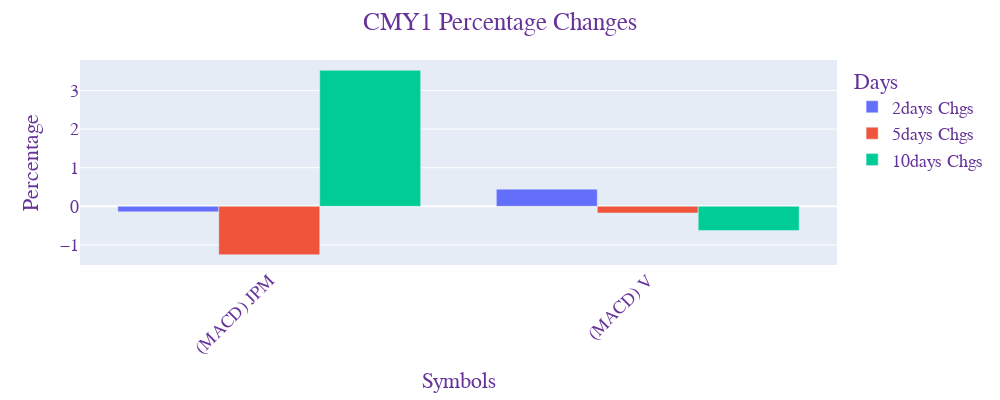

Notebook cell for this chart:
### Code cell
# arkxEtfLstBuyingRpt = ArkxEtfLstBuyingRpt(['ARKK','ARKF','ARKW','ARKQ','ARKX','ARKG'],[2,5,10])
arkxEtfLstBuyingRpt = ArkxEtfLstBuyingRpt(['CMY1'],[2,5,10])
arkxEtfLstBuyingRpt.createArkxEtfBuyingRpt()

### Figure 1 — Plotly figure (JSON) as saved in the notebook; plotly's stock layout.template omitted (floating-point values rounded to 4 significant figures)
{"data": [{"alignmentgroup": "True", "hovertemplate": "variable=2days Chgs<br>Symbol=%{x}<br>value=%{y}<extra></extra>", "legendgroup": "2days Chgs", "marker": {"color": "#636efa", "pattern": {"shape": ""}}, "name": "2days Chgs", "offsetgroup": "2days Chgs", "orientation": "v", "showlegend": true, "textposition": "auto", "type": "bar", "x": ["(MACD) JPM", "(MACD) V"], "xaxis": "x", "y": [-0.1438, 0.4452], "yaxis": "y"}, {"alignmentgroup": "True", "hovertemplate": "variable=5days Chgs<br>Symbol=%{x}<br>value=%{y}<extra></extra>", "legendgroup": "5days Chgs", "marker": {"color": "#EF553B", "pattern": {"shape": ""}}, "name": "5days Chgs", "offsetgroup": "5days Chgs", "orientation": "v", "showlegend": true, "textposition": "auto", "type": "bar", "x": ["(MACD) JPM", "(MACD) V"], "xaxis": "x", "y": [-1.255, -0.1735], "yaxis": "y"}, {"alignmentgroup": "True", "hovertemplate": "variable=10days Chgs<br>Symbol=%{x}<br>value=%{y}<extra></extra>", "legendgroup": "10days Chgs", "marker": {"color": "#00cc96", "pattern": {"shape": ""}}, "name": "10days Chgs", "offsetgroup": "10days Chgs", "orientation": "v", "showlegend": true, "textposition": "auto", "type": "bar", "x": ["(MACD) JPM", "(MACD) V"], "xaxis": "x", "y": [3.526, -0.6262], "yaxis": "y"}], "layout": {"bargap": 0.2, "bargroupgap": 0, "barmode": "group", "font": {"color": "RebeccaPurple", "family": "Courier New, monospace", "size": 18}, "height": 400, "legend": {"title": {"text": "Days"}, "tracegroupgap": 0}, "margin": {"t": 60}, "title": {"text": "CMY1 Percentage Changes", "x": 0.5}, "width": 1000, "xaxis": {"anchor": "y", "domain": [0, 1], "showticklabels": true, "tickangle": -45, "title": {"text": "Symbols"}, "type": "category"}, "yaxis": {"anchor": "x", "domain": [0, 1], "title": {"text": "Percentage"}}}}
